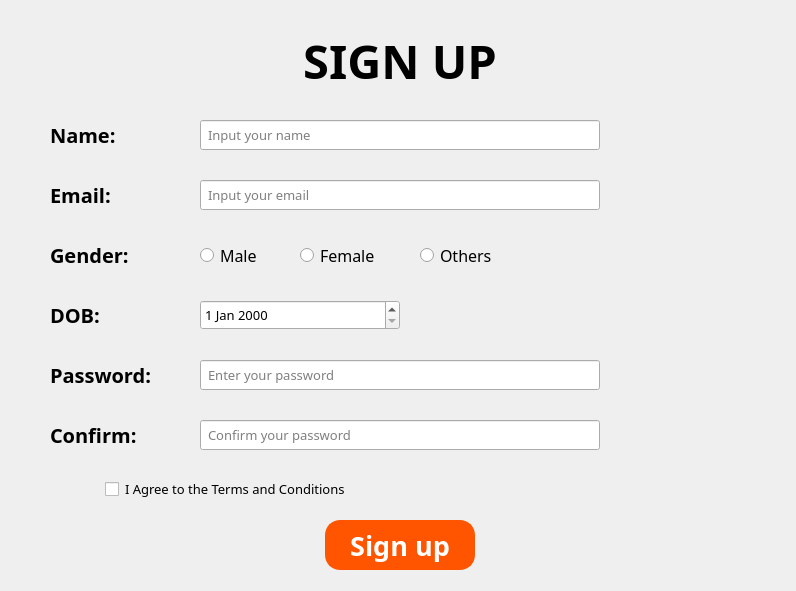
<?xml version="1.0" encoding="UTF-8"?>
<ui version="4.0">
 <class>MainWindow</class>
 <widget class="QMainWindow" name="MainWindow">
  <property name="geometry">
   <rect>
    <x>0</x>
    <y>0</y>
    <width>796</width>
    <height>591</height>
   </rect>
  </property>
  <property name="windowTitle">
   <string>MainWindow</string>
  </property>
  <property name="styleSheet">
   <string notr="true"/>
  </property>
  <widget class="QWidget" name="centralwidget">
   <widget class="QLabel" name="label">
    <property name="geometry">
     <rect>
      <x>250</x>
      <y>30</y>
      <width>300</width>
      <height>60</height>
     </rect>
    </property>
    <property name="font">
     <font>
      <family>Nunito Sans Normal ExtraBold</family>
      <pointsize>35</pointsize>
      <weight>75</weight>
      <bold>true</bold>
     </font>
    </property>
    <property name="text">
     <string>SIGN UP</string>
    </property>
    <property name="alignment">
     <set>Qt::AlignCenter</set>
    </property>
   </widget>
   <widget class="QLabel" name="label_2">
    <property name="geometry">
     <rect>
      <x>50</x>
      <y>120</y>
      <width>100</width>
      <height>30</height>
     </rect>
    </property>
    <property name="font">
     <font>
      <family>Nunito Sans Normal SemiBold</family>
      <pointsize>15</pointsize>
      <weight>75</weight>
      <bold>true</bold>
     </font>
    </property>
    <property name="text">
     <string>Name:</string>
    </property>
   </widget>
   <widget class="QLabel" name="label_3">
    <property name="geometry">
     <rect>
      <x>50</x>
      <y>360</y>
      <width>100</width>
      <height>30</height>
     </rect>
    </property>
    <property name="font">
     <font>
      <family>Nunito Sans Normal SemiBold</family>
      <pointsize>15</pointsize>
      <weight>75</weight>
      <bold>true</bold>
     </font>
    </property>
    <property name="text">
     <string>Password:</string>
    </property>
   </widget>
   <widget class="QLabel" name="label_4">
    <property name="geometry">
     <rect>
      <x>50</x>
      <y>240</y>
      <width>100</width>
      <height>30</height>
     </rect>
    </property>
    <property name="font">
     <font>
      <family>Nunito Sans Normal SemiBold</family>
      <pointsize>15</pointsize>
      <weight>75</weight>
      <bold>true</bold>
     </font>
    </property>
    <property name="text">
     <string>Gender:</string>
    </property>
   </widget>
   <widget class="QLabel" name="label_5">
    <property name="geometry">
     <rect>
      <x>50</x>
      <y>420</y>
      <width>100</width>
      <height>30</height>
     </rect>
    </property>
    <property name="font">
     <font>
      <family>Nunito Sans Normal SemiBold</family>
      <pointsize>15</pointsize>
      <weight>75</weight>
      <bold>true</bold>
     </font>
    </property>
    <property name="text">
     <string>Confirm:</string>
    </property>
   </widget>
   <widget class="QLabel" name="label_6">
    <property name="geometry">
     <rect>
      <x>50</x>
      <y>180</y>
      <width>100</width>
      <height>30</height>
     </rect>
    </property>
    <property name="font">
     <font>
      <family>Nunito Sans Normal SemiBold</family>
      <pointsize>15</pointsize>
      <weight>75</weight>
      <bold>true</bold>
     </font>
    </property>
    <property name="text">
     <string>Email:</string>
    </property>
   </widget>
   <widget class="QLabel" name="label_7">
    <property name="geometry">
     <rect>
      <x>50</x>
      <y>300</y>
      <width>100</width>
      <height>30</height>
     </rect>
    </property>
    <property name="font">
     <font>
      <family>Nunito Sans Normal SemiBold</family>
      <pointsize>15</pointsize>
      <weight>75</weight>
      <bold>true</bold>
     </font>
    </property>
    <property name="text">
     <string>DOB:</string>
    </property>
   </widget>
   <widget class="QLineEdit" name="lineEdit_name">
    <property name="geometry">
     <rect>
      <x>200</x>
      <y>120</y>
      <width>400</width>
      <height>30</height>
     </rect>
    </property>
    <property name="font">
     <font>
      <family>Nunito Sans Normal Medium</family>
      <pointsize>10</pointsize>
     </font>
    </property>
    <property name="styleSheet">
     <string notr="true">padding-left: 5px;</string>
    </property>
    <property name="placeholderText">
     <string>Input your name</string>
    </property>
   </widget>
   <widget class="QLineEdit" name="lineEdit_confirm">
    <property name="geometry">
     <rect>
      <x>200</x>
      <y>420</y>
      <width>400</width>
      <height>30</height>
     </rect>
    </property>
    <property name="font">
     <font>
      <family>Nunito Sans Normal Medium</family>
      <pointsize>10</pointsize>
     </font>
    </property>
    <property name="styleSheet">
     <string notr="true">padding-left: 5px;</string>
    </property>
    <property name="echoMode">
     <enum>QLineEdit::Password</enum>
    </property>
    <property name="placeholderText">
     <string>Confirm your password</string>
    </property>
   </widget>
   <widget class="QLineEdit" name="lineEdit_password">
    <property name="geometry">
     <rect>
      <x>200</x>
      <y>360</y>
      <width>400</width>
      <height>30</height>
     </rect>
    </property>
    <property name="font">
     <font>
      <family>Nunito Sans Normal Medium</family>
      <pointsize>10</pointsize>
     </font>
    </property>
    <property name="styleSheet">
     <string notr="true">padding-left: 5px;</string>
    </property>
    <property name="echoMode">
     <enum>QLineEdit::Password</enum>
    </property>
    <property name="placeholderText">
     <string>Enter your password</string>
    </property>
   </widget>
   <widget class="QLineEdit" name="lineEdit_email">
    <property name="geometry">
     <rect>
      <x>200</x>
      <y>180</y>
      <width>400</width>
      <height>30</height>
     </rect>
    </property>
    <property name="font">
     <font>
      <family>Nunito Sans Normal Medium</family>
      <pointsize>10</pointsize>
     </font>
    </property>
    <property name="styleSheet">
     <string notr="true">padding-left: 5px;</string>
    </property>
    <property name="placeholderText">
     <string>Input your email</string>
    </property>
   </widget>
   <widget class="QRadioButton" name="radioButton">
    <property name="geometry">
     <rect>
      <x>200</x>
      <y>240</y>
      <width>100</width>
      <height>30</height>
     </rect>
    </property>
    <property name="font">
     <font>
      <family>Eras Medium ITC</family>
      <pointsize>12</pointsize>
     </font>
    </property>
    <property name="text">
     <string>Male</string>
    </property>
   </widget>
   <widget class="QRadioButton" name="radioButton_2">
    <property name="geometry">
     <rect>
      <x>300</x>
      <y>240</y>
      <width>100</width>
      <height>30</height>
     </rect>
    </property>
    <property name="font">
     <font>
      <family>Eras Medium ITC</family>
      <pointsize>12</pointsize>
     </font>
    </property>
    <property name="text">
     <string>Female</string>
    </property>
   </widget>
   <widget class="QRadioButton" name="radioButton_3">
    <property name="geometry">
     <rect>
      <x>420</x>
      <y>240</y>
      <width>100</width>
      <height>30</height>
     </rect>
    </property>
    <property name="font">
     <font>
      <family>Eras Medium ITC</family>
      <pointsize>12</pointsize>
     </font>
    </property>
    <property name="text">
     <string>Others</string>
    </property>
   </widget>
   <widget class="QDateEdit" name="dateEdit">
    <property name="geometry">
     <rect>
      <x>200</x>
      <y>300</y>
      <width>200</width>
      <height>30</height>
     </rect>
    </property>
    <property name="font">
     <font>
      <family>Nunito Sans Normal Medium</family>
      <pointsize>10</pointsize>
     </font>
    </property>
   </widget>
   <widget class="QCheckBox" name="checkBox">
    <property name="geometry">
     <rect>
      <x>100</x>
      <y>480</y>
      <width>331</width>
      <height>18</height>
     </rect>
    </property>
    <property name="font">
     <font>
      <family>Nunito Sans Normal Medium</family>
      <pointsize>10</pointsize>
     </font>
    </property>
    <property name="styleSheet">
     <string notr="true">padding-left: 5px;</string>
    </property>
    <property name="text">
     <string>I Agree to the Terms and Conditions</string>
    </property>
   </widget>
   <widget class="QPushButton" name="pushButton_signup">
    <property name="geometry">
     <rect>
      <x>325</x>
      <y>520</y>
      <width>150</width>
      <height>50</height>
     </rect>
    </property>
    <property name="font">
     <font>
      <family>Nunito Sans Normal ExtraBold</family>
      <pointsize>20</pointsize>
      <weight>75</weight>
      <bold>true</bold>
     </font>
    </property>
    <property name="styleSheet">
     <string notr="true">QPushButton{
	background-color: rgb(255, 85, 0);
	color: white;
	border: 2px solid rgb(255, 85, 0);
	border-radius: 15px;
}

QPushButton:pressed{
	padding-top: 3px;
	padding-left: 3px;
}

QPushButton:hover{
	background-color: rgba(255, 85, 0, 0.8);
	color: white;
}</string>
    </property>
    <property name="text">
     <string>Sign up</string>
    </property>
   </widget>
  </widget>
 </widget>
 <resources/>
 <connections/>
</ui>
